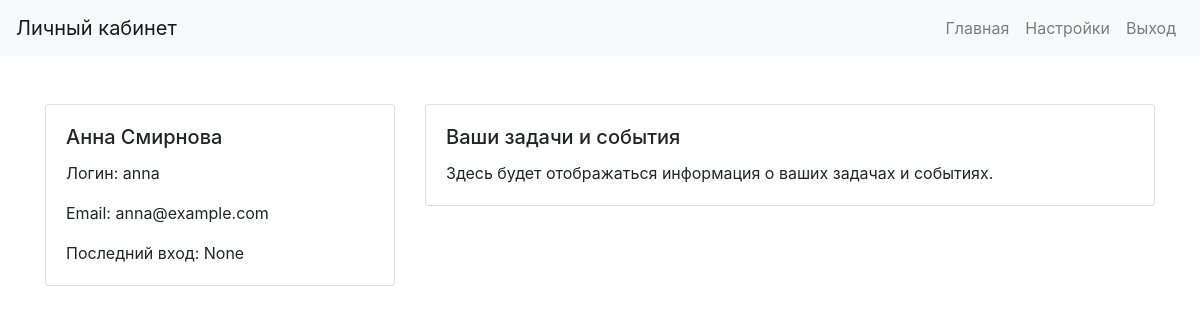
Screenshot of /profile (signed in) with the database file from the repository.
### app.py (models this page shows, shortened)
class User(db.Model, UserMixin):
    __tablename__ = 'users'
    user_id = db.Column(db.Integer, primary_key=True, autoincrement=True)
    username = db.Column(db.String(255), nullable=False)
    first_name = db.Column(db.String(100), nullable=False)
    last_name = db.Column(db.String(100))
    email = db.Column(db.String(255), nullable=False, unique=True)
    password = db.Column(db.String(255), nullable=False)
    last_login = db.Column(db.DateTime)
    tasks = db.relationship('Task', backref='user', lazy=True, cascade="all, delete-orphan")
    events = db.relationship('Event', backref='user', lazy=True, cascade="all, delete-orphan")
    settings = db.relationship('UserSettings', backref='user', lazy=True, cascade="all, delete-orphan")

### app.py (the view)
@app.route('/profile')
@login_required
def profile():
    user = current_user
    return render_template('profile.html', user=user)

### app.py (called while the page is built)
@login_manager.user_loader
def load_user(user_id):
    return User.query.get(int(user_id))

### templates/profile.html (shortened to what this page needs)
<!DOCTYPE html>
<html lang="en">
<head>
    <link href="https://stackpath.bootstrapcdn.com/bootstrap/4.5.2/css/bootstrap.min.css" rel="stylesheet">
</head>
<body>
    <nav class="navbar navbar-expand-lg navbar-light bg-light">
        <a class="navbar-brand" href="#">Личный кабинет</a>
        <div class="collapse navbar-collapse" id="navbarNav">
            <ul class="navbar-nav ml-auto">
                <li class="nav-item">
                    <a class="nav-link" href="/">Главная</a>
                </li>
                <li class="nav-item">
                    <a class="nav-link" href="/settings">Настройки</a>
                </li>
                <li class="nav-item">
                    <a class="nav-link" href="/logout">Выход</a>
                </li>
            </ul>
        </div>
    </nav>
    <div class="container mt-5">
        <div class="row">
            <div class="col-md-4">
                <div class="card">
                    <div class="card-body">
                        <h5 class="card-title">{{ user.first_name }} {{ user.last_name }}</h5>
                        <p class="card-text">Логин: {{ user.username }}</p>
                        <p class="card-text">Email: {{ user.email }}</p>
                        <p class="card-text">Последний вход: {{ user.last_login }}</p>
                    </div>
                </div>
            </div>
            <div class="col-md-8">
                <div class="card">
                    <div class="card-body">
                        <h5 class="card-title">Ваши задачи и события</h5>
                        <p class="card-text">Здесь будет отображаться информация о ваших задачах и событиях.</p>
                    </div>
                </div>
            </div>
        </div>
    </div>
</body>
</html>

### rows the page displays
User: first_name "Анна", last_name "Смирнова", username "anna", email "anna@example.com", last_login "None"
